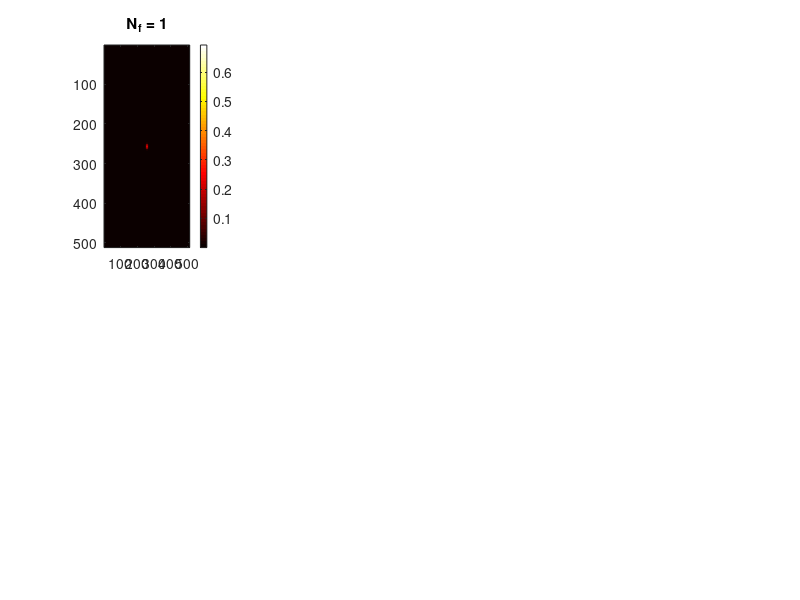
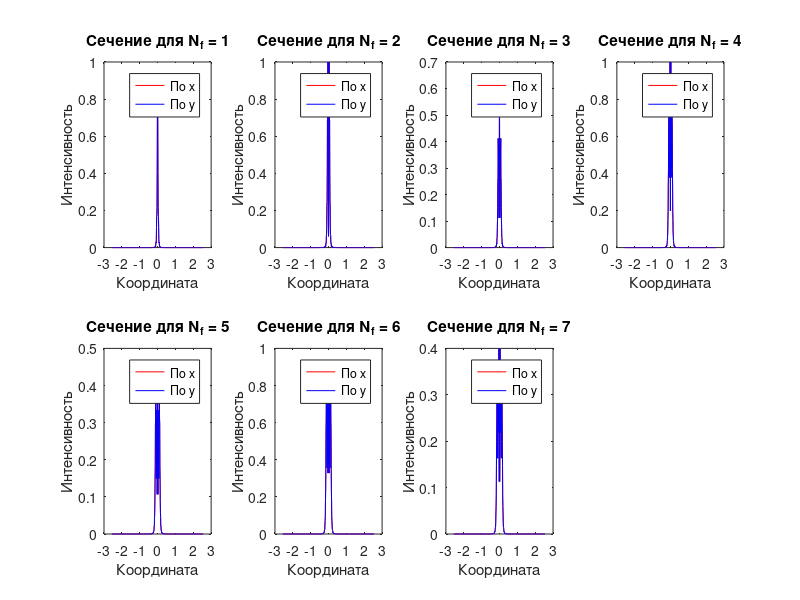

The MATLAB source for these figures, in order: (Note: this script raises an error after producing the figures.)
clc;
clear;
close all;

N = 512; % Размер сетки
step = 0.01; % Шаг сетки
x_max = step * (N / 2);
[x, y] = meshgrid(-x_max:step:x_max-step, -x_max:step:x_max-step);

Nf_values = 1:7; % Количество зон Френеля
lambda = 0.5; % Длина волны (умов.)
z = 1; % Расстояние до экрана наблюдения (умов.)

figure;
for k = 1:length(Nf_values)
    Nf = Nf_values(k);
    R = sqrt(Nf * lambda * z); % Радиус зоны Френеля

    % Создаем отверстие с Nf зонами Френеля
    aperture = double(x.^2 + y.^2 <= R^2);

    % Вычисляем дифракционную картину Френеля
    fresnel_factor = exp(1i * pi * (x.^2 + y.^2) / (lambda * z));
    U = aperture .* fresnel_factor;
    I = abs(fftshift(fft2(U))).^2;
    I = I / max(I(:));

    % Отображаем результат
    subplot(2, 4, k);
    imagesc(log(1 + I));
    colormap hot;
    colorbar;
    title(['N_f = ', num2str(Nf)]);

    % Добавляем сечения
    mid = floor(N/2);
    figure(2);
    subplot(2, 4, k);
    plot(x(mid, :), I(mid, :), 'r');
    hold on;
    plot(y(:, mid), I(:, mid), 'b');
    hold off;
    xlabel('Координата');
    ylabel('Интенсивность');
    title(['Сечение для N_f = ', num2str(Nf)]);
    legend('По x', 'По y');
end

sgtitle('Влияние количества зон Френеля на дифракционную картину');

